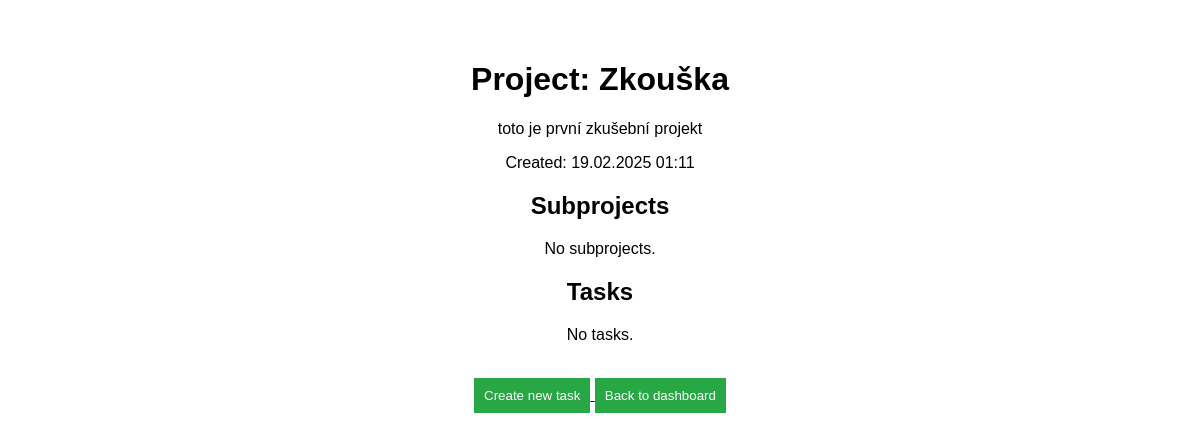
The page /project/1/ (signed in) on the database as committed earlier.
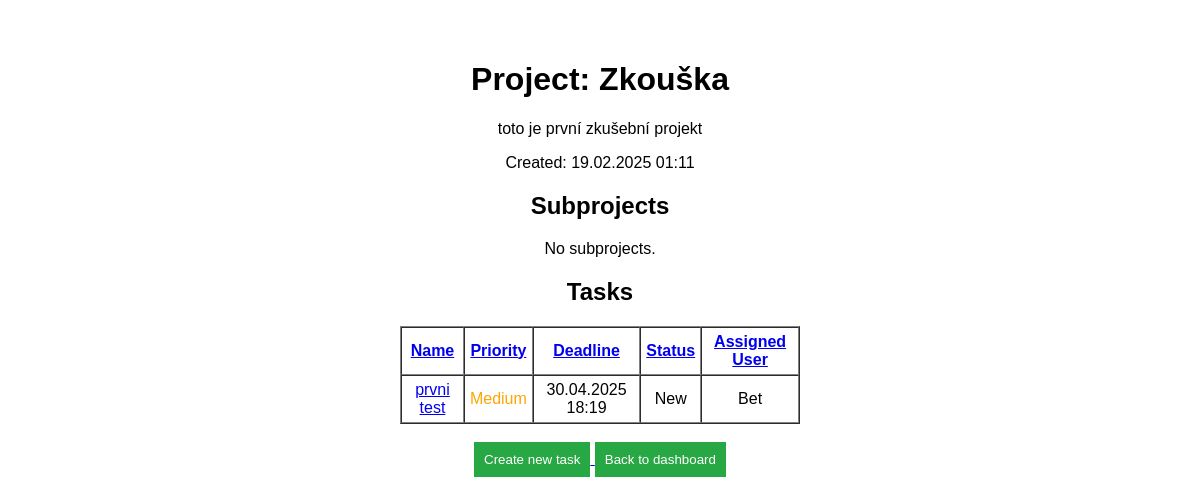
The same page on the database as committed later.
### modely/models.py (models this page shows, shortened)
class Task(models.Model):
    Priority_list = [
        (1, 'Low'),
        (2, 'Medium'),
        (3, 'High'),
    ]
    Status_list = [
        ('new', 'New'),
        ('in_progress', 'In_progress'),
        ('Completed', 'completed'),
    ]
    name = models.CharField(max_length= 100)
    description = models.TextField(max_length=600)
    assigned_user = models.ForeignKey(User, on_delete=models.SET_NULL, null=True, blank=True)
    project = models.ForeignKey(Project, on_delete=models.CASCADE, related_name='tasks')
    created_at = models.DateTimeField(auto_now_add=True)
    deadline = models.DateTimeField()
    priority = models.IntegerField(choices=Priority_list, default=2)
    status = models.CharField(max_length=25, choices=Status_list, default='new')

class User(AbstractUser):
    objects = UserManager()
    projects = models.ManyToManyField("Project", related_name="users")
    groups = models.ManyToManyField(
        "auth.Group", related_name="custom_user_set", blank=True
    )
    user_permissions = models.ManyToManyField(
        "auth.Permission", related_name="custom_user_permissions", blank=True
    )

### modely/views.py (the view)
# urls.py: path("project/<int:project_id>/", modely_views.project_detail_view, name="project_detail"),
@login_required
def project_detail_view(request, project_id):
    project = get_object_or_404(Project, id=project_id)
    subprojects = Project.objects.filter(parent_project=project)
    tasks = project.tasks.all()
    return render(request, "myproject/project_detail.html", {"project": project, "subprojects": subprojects, "tasks": tasks})

### templates/myproject/project_detail.html (shortened to what this page needs)
{% extends "base.html" %}
{% block content %}
<div class="container">
    <h1>Project: {{ project.name }}</h1>
    <p>{{ project.description }}</p>
    <p>Created: {{ project.created_at|date:"d.m.Y H:i" }}</p>
    <h2>Subprojects</h2>
    {% if subprojects %}
      <ul>
        {% for sub in subprojects %}
          <li>
            <a href="{% url 'project_detail' sub.id %}">{{ sub.name }}</a>
          </li>
        {% endfor %}
      </ul>
    {% else %}
      <p>No subprojects.</p>
    {% endif %}
    <h2>Tasks</h2>
    {% if tasks %}
      <table border="1" cellspacing="0" cellpadding="5">
        <thead>
          <tr>
            <th><a href="?sort=name">Name</a></th>
            <th><a href="?sort=priority">Priority</a></th>
            <th><a href="?sort=deadline">Deadline</a></th>
            <th><a href="?sort=status">Status</a></th>
            <th><a href="?sort=assigned_user">Assigned User</a></th>
          </tr>
        </thead>
        <tbody>
          {% for task in tasks %}
          <tr>
            <td><a href="{% url 'task_detail' task.id %}">{{ task.name }}</a></td>
            <td>
              {% if task.priority == 3 %}
                 <span style="color: red;">High</span>
              {% elif task.priority == 2 %}
                 <span style="color: orange;">Medium</span>
              {% else %}
                 <span style="color: green;">Low</span>
              {% endif %}
            </td>
            <td>{{ task.deadline|date:"d.m.Y H:i" }}</td>
            <td>{{ task.get_status_display }}</td>
            <td>
               {% if task.assigned_user %}
                 {{ task.assigned_user.username }}
               {% else %}
                 None
               {% endif %}
            </td>
          </tr>
          {% endfor %}
        </tbody>
     </table>
    {% else %}
      <p>No tasks.</p>
    {% endif %}
    <br>
    <a href="{% url 'create_task' project.id %}">
      <button>Create new task</button>
    </a>
    <a href="{% url 'dashboard' %}"><button>Back to dashboard</button></a>
</div>
{% endblock %}

Rows that differ between the two databases and show on the page:
added Task: name "prvni test", priority "Medium", deadline "30.04.2025 18:19", status "New", assigned_user.username "Bet"
Other text that changed with them:
text no longer shown: "No tasks."
text now shown: "Name Priority Deadline Status Assigned User"
